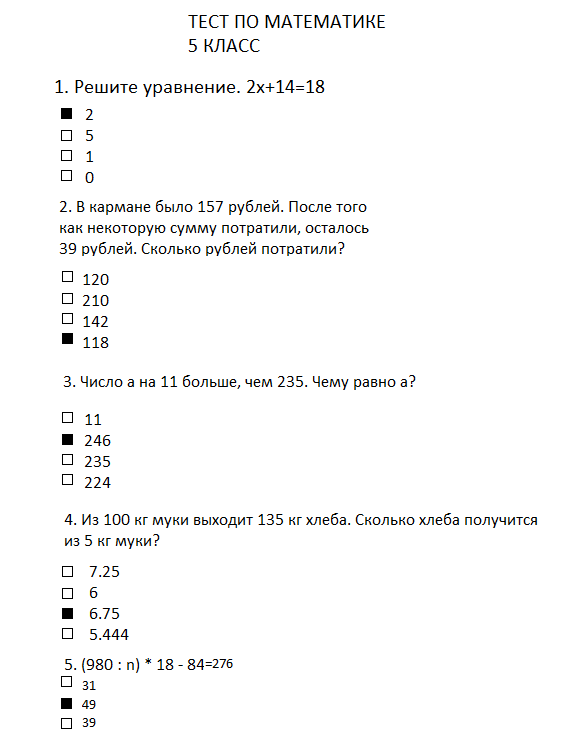
#> input picture the_second_files/klmnk977742415/scanWorks/current_unnamed.png/current_unnamed.png, 564 x 730 px, found by its file name
$ python squares_github.py
#> lines starting #> are read from the running program, lines starting #| are printed output that depends on the picture; after the words box and inside, x2 and y2 are one past the last pixel; in counts of white or black regions, pixels touching at a corner belong together
import numpy as np
import cv2

img = cv2.imread('C:/Users/HP/PycharmProjects/current_unnamed.png')
#> img is the input picture: shape (730, 564, 3); mean B, G, R 249.2, 249.2, 249.2
imgGry = cv2.cvtColor(img, cv2.COLOR_BGR2GRAY)
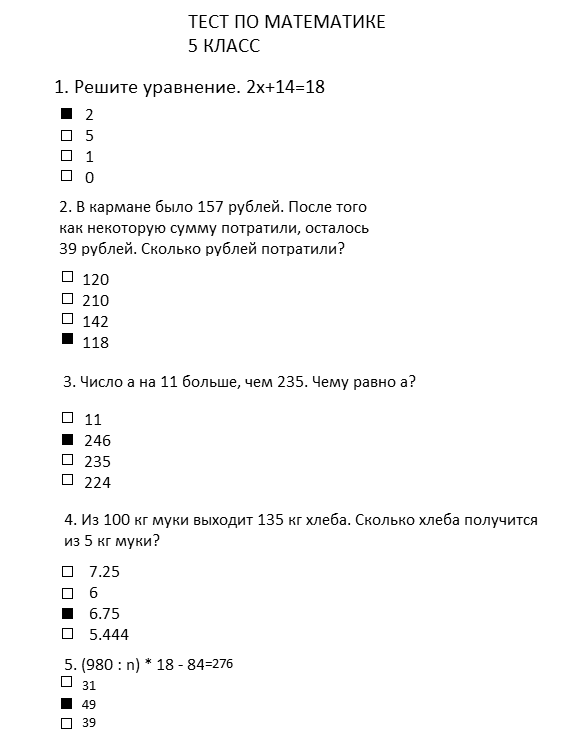
#> imgGry: shape (730, 564); min 0, max 255, mean 249.2

ret , thrash = cv2.threshold(imgGry, 240 , 255, cv2.CHAIN_APPROX_NONE)
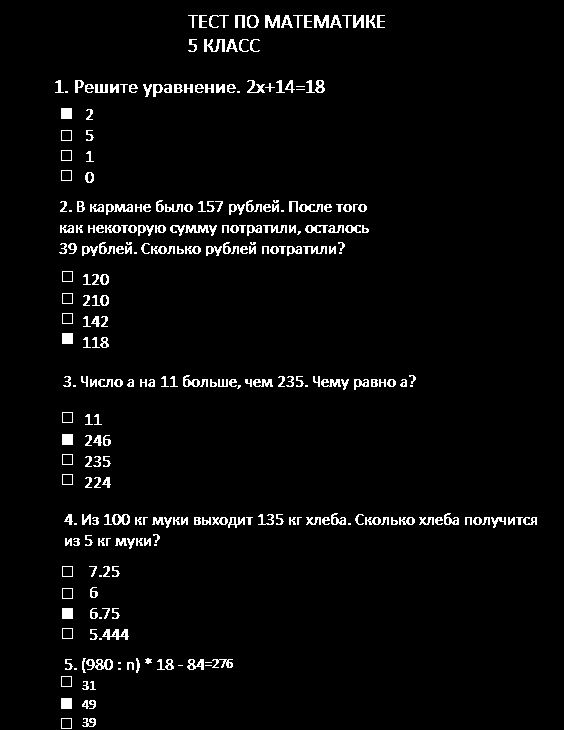
#> thrash: shape (730, 564); 3.4% white in thin lines or dots, all inside (x1, y1, x2, y2) = (55, 15, 537, 729)
contours , hierarchy = cv2.findContours(thrash, cv2.RETR_TREE, cv2.CHAIN_APPROX_NONE)
#> contours = 422 contours, 193 with area under 20; largest, box (x1, y1, x2, y2) and area: (86, 659, 113, 670) 174, (112, 514, 130, 525) 145, (102, 629, 129, 640) 124, (247, 15, 259, 28) 115, (183, 375, 200, 387) 102


for contour in contours:
    approx = cv2.approxPolyDP(contour, 0.01* cv2.arcLength(contour, True), True)
    cv2.drawContours(img, [approx], 0, (0, 0, 0), 5)
    x = approx.ravel()[0]
    y = approx.ravel()[1] - 5
    if len(approx) == 3:
        cv2.putText( img, "Triangle", (x, y), cv2.FONT_HERSHEY_COMPLEX, 0.5, (0, 0, 0) )
    elif len(approx) == 4 :
        x, y , w, h = cv2.boundingRect(approx)
        aspectRatio = float(w)/h
        print(aspectRatio)
        if aspectRatio >= 0.95 and aspectRatio < 1.05:
            cv2.putText(img, "square", (x, y), cv2.FONT_HERSHEY_COMPLEX, 0.5, (0, 0, 0))

        else:
            cv2.putText(img, "rectangle", (x, y), cv2.FONT_HERSHEY_COMPLEX, 0.5, (0, 0, 0))

    elif len(approx) == 5 :
        cv2.putText(img, "pentagon", (x, y), cv2.FONT_HERSHEY_COMPLEX, 0.5, (0, 0, 0))
    elif len(approx) == 10 :
        cv2.putText(img, "star", (x, y), cv2.FONT_HERSHEY_COMPLEX, 0.5, (0, 0, 0))
    else:
        cv2.putText(img, "circle", (x, y), cv2.FONT_HERSHEY_COMPLEX, 0.5, (0, 0, 0))
#> this loop made 422 passes
#> (approx, w, h, aspectRatio) on passes 3, 9, 12, 14, 15, 20, 41, 47, 49: ([[61, 718], [61, 728], [71, 728], [71, 718]], 11, 11, 1), ([[61, 698], [61, 708], [71, 708], [71, 698]], 11, 11, 1), ([[61, 676], [61, 686], [71, 686], [71, 676]], 11, 11, 1), ([[118, 668], [118, 669], [120, 669], [120, 668]], 3, 2, 1.5), ([[74, 668], [74, 669], [76, 669], [76, 668]], 3, 2, 1.5), ([[118, 662], [118, 663], [120, 663], [120, 662]], 3, 2, 1.5), ([[99, 638], [99, 639], [101, 639], [101, 638]], 3, 2, 1.5), ([[62, 628], [62, 638], [72, 638], [72, 628]], 11, 11, 1), ([[99, 617], [99, 618], [101, 618], [101, 617]], 3, 2, 1.5)
#> (w, h, aspectRatio) on passes 63, 65, 76, 77: (11, 11, 1), (3, 2, 1.5), (3, 2, 1.5), (3, 2, 1.5)
#| 1.0
#| 1.0
#| 1.0
#| 1.5
#| 1.5
#| 1.5
#| 1.5
#| 1.0
#> (further printed lines are left out)
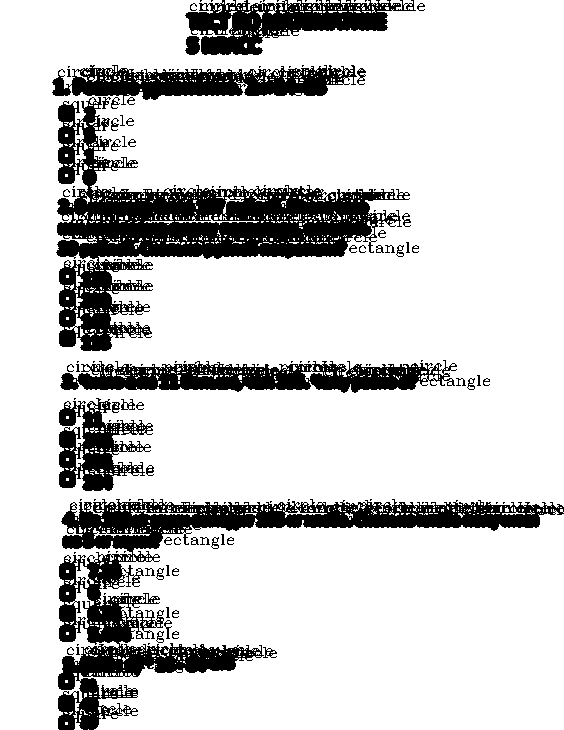
#> img: shape (730, 564, 3); 81.4% white; 126 black regions (72 under 20 px), largest, box (x1, y1, x2, y2) and area: (56, 97, 410, 351) 26112, (58, 499, 564, 730) 23576, (60, 360, 457, 393) 7860

cv2.imshow('shapes', img)
cv2.waitKey(0)
cv2.destroyAllWindows()
